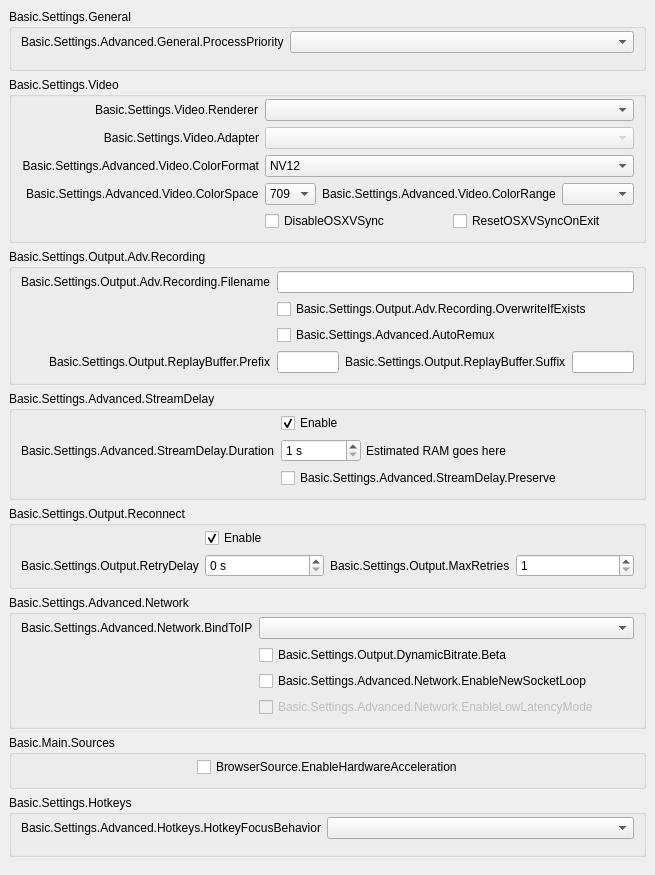
           <widget class="QWidget" name="scrollAreaWidgetContents">
            <property name="geometry">
             <rect>
              <x>0</x>
              <y>0</y>
              <width>596</width>
              <height>781</height>
             </rect>
            </property>
            <layout class="QVBoxLayout" name="verticalLayout_23">
             <property name="leftMargin">
              <number>0</number>
             </property>
             <property name="topMargin">
              <number>0</number>
             </property>
             <property name="rightMargin">
              <number>0</number>
             </property>
             <property name="bottomMargin">
              <number>9</number>
             </property>
             <item>
              <widget class="QWidget" name="widget_11" native="true">
               <layout class="QVBoxLayout" name="verticalLayout_24">
                <item>
                 <widget class="QGroupBox" name="advancedGeneralGroupBox">
                  <property name="title">
                   <string>Basic.Settings.General</string>
                  </property>
                  <layout class="QFormLayout" name="formLayout_22">
                   <property name="fieldGrowthPolicy">
                    <enum>QFormLayout::AllNonFixedFieldsGrow</enum>
                   </property>
                   <property name="labelAlignment">
                    <set>Qt::AlignRight|Qt::AlignTrailing|Qt::AlignVCenter</set>
                   </property>
                   <property name="topMargin">
                    <number>2</number>
                   </property>
                   <item row="0" column="0">
                    <widget class="QLabel" name="processPriorityLabel">
                     <property name="text">
                      <string>Basic.Settings.Advanced.General.ProcessPriority</string>
                     </property>
                     <property name="buddy">
                      <cstring>processPriority</cstring>
                     </property>
                    </widget>
                   </item>
                   <item row="0" column="1">
                    <widget class="QComboBox" name="processPriority"/>
                   </item>
                   <item row="1" column="0">
                    <spacer name="horizontalSpacer_13">
                     <property name="orientation">
                      <enum>Qt::Horizontal</enum>
                     </property>
                     <property name="sizeHint" stdset="0">
                      <size>
                       <width>170</width>
                       <height>0</height>
                      </size>
                     </property>
                    </spacer>
                   </item>
                  </layout>
                 </widget>
                </item>
                <item>
                 <widget class="QGroupBox" name="advancedVideoContainer">
                  <property name="title">
                   <string>Basic.Settings.Video</string>
                  </property>
                  <layout class="QFormLayout" name="formLayout_14">
                   <property name="fieldGrowthPolicy">
                    <enum>QFormLayout::AllNonFixedFieldsGrow</enum>
                   </property>
                   <property name="labelAlignment">
                    <set>Qt::AlignRight|Qt::AlignTrailing|Qt::AlignVCenter</set>
                   </property>
                   <property name="topMargin">
                    <number>2</number>
                   </property>
                   <item row="0" column="0">
                    <widget class="QLabel" name="rendererLabel">
                     <property name="text">
                      <string>Basic.Settings.Video.Renderer</string>
                     </property>
                     <property name="buddy">
                      <cstring>renderer</cstring>
                     </property>
                    </widget>
                   </item>
                   <item row="0" column="1">
                    <widget class="QComboBox" name="renderer">
                     <property name="currentText">
                      <string notr="true"/>
                     </property>
                    </widget>
                   </item>
                   <item row="1" column="0">
                    <widget class="QLabel" name="adapterLabel">
                     <property name="text">
                      <string>Basic.Settings.Video.Adapter</string>
                     </property>
                     <property name="alignment">
                      <set>Qt::AlignRight|Qt::AlignTrailing|Qt::AlignVCenter</set>
                     </property>
                     <property name="buddy">
                      <cstring>adapter</cstring>
                     </property>
                    </widget>
                   </item>
                   <item row="1" column="1">
                    <widget class="QComboBox" name="adapter">
                     <property name="enabled">
                      <bool>false</bool>
                     </property>
                     <property name="currentText">
                      <string notr="true"/>
                     </property>
                    </widget>
                   </item>
                   <item row="2" column="0">
                    <widget class="QLabel" name="label_30">
                     <property name="minimumSize">
                      <size>
                       <width>0</width>
                       <height>0</height>
                      </size>
                     </property>
                     <property name="text">
                      <string>Basic.Settings.Advanced.Video.ColorFormat</string>
                     </property>
                     <property name="alignment">
                      <set>Qt::AlignRight|Qt::AlignTrailing|Qt::AlignVCenter</set>
                     </property>
                     <property name="buddy">
                      <cstring>colorFormat</cstring>
                     </property>
                    </widget>
                   </item>
                   <item row="2" column="1">
                    <widget class="QComboBox" name="colorFormat">
                     <item>
                      <property name="text">
                       <string notr="true">NV12</string>
                      </property>
                     </item>
                     <item>
                      <property name="text">
                       <string notr="true">I420</string>
                      </property>
                     </item>
                     <item>
                      <property name="text">
                       <string>I444</string>
                      </property>
                     </item>
                     <item>
                      <property name="text">
                       <string notr="true">RGB</string>
                      </property>
                     </item>
                    </widget>
                   </item>
                   <item row="4" column="1">
                    <layout class="QHBoxLayout" name="horizontalLayout_18">
                     <property name="leftMargin">
                      <number>0</number>
                     </property>
                     <property name="topMargin">
                      <number>0</number>
                     </property>
                     <property name="rightMargin">
                      <number>0</number>
                     </property>
                     <property name="bottomMargin">
                      <number>0</number>
                     </property>
                     <item>
                      <widget class="QCheckBox" name="disableOSXVSync">
                       <property name="text">
                        <string>DisableOSXVSync</string>
                       </property>
                      </widget>
                     </item>
                     <item>
                      <widget class="QCheckBox" name="resetOSXVSync">
                       <property name="text">
                        <string>ResetOSXVSyncOnExit</string>
                       </property>
                      </widget>
                     </item>
                    </layout>
                   </item>
                   <item row="3" column="1">
                    <layout class="QHBoxLayout" name="horizontalLayout_20">
                     <property name="leftMargin">
                      <number>0</number>
                     </property>
                     <property name="topMargin">
                      <number>0</number>
                     </property>
                     <property name="rightMargin">
                      <number>0</number>
                     </property>
                     <property name="bottomMargin">
                      <number>0</number>
                     </property>
                     <item>
                      <widget class="QComboBox" name="colorSpace">
                       <item>
                        <property name="text">
                         <string notr="true">709</string>
                        </property>
                       </item>
                       <item>
                        <property name="text">
                         <string notr="true">601</string>
                        </property>
                       </item>
                      </widget>
                     </item>
                     <item>
                      <widget class="QLabel" name="label_34">
                       <property name="sizePolicy">
                        <sizepolicy hsizetype="Maximum" vsizetype="Preferred">
                         <horstretch>0</horstretch>
                         <verstretch>0</verstretch>
                        </sizepolicy>
                       </property>
                       <property name="text">
                        <string>Basic.Settings.Advanced.Video.ColorRange</string>
                       </property>
                       <property name="buddy">
                        <cstring>colorRange</cstring>
                       </property>
                      </widget>
                     </item>
                     <item>
                      <widget class="QComboBox" name="colorRange"/>
                     </item>
                    </layout>
                   </item>
                   <item row="3" column="0">
                    <widget class="QLabel" name="label_33">
                     <property name="text">
                      <string>Basic.Settings.Advanced.Video.ColorSpace</string>
                     </property>
                     <property name="buddy">
                      <cstring>colorSpace</cstring>
                     </property>
                    </widget>
                   </item>
                   <item row="4" column="0">
                    <spacer name="horizontalSpacer_12">
                     <property name="orientation">
                      <enum>Qt::Horizontal</enum>
                     </property>
                     <property name="sizeHint" stdset="0">
                      <size>
                       <width>170</width>
                       <height>20</height>
                      </size>
                     </property>
                    </spacer>
                   </item>
                  </layout>
                 </widget>
                </item>
                <item>
                 <widget class="QGroupBox" name="groupBox_6">
                  <property name="title">
                   <string>Basic.Settings.Output.Adv.Recording</string>
                  </property>
                  <layout class="QFormLayout" name="formLayout_17">
                   <property name="fieldGrowthPolicy">
                    <enum>QFormLayout::AllNonFixedFieldsGrow</enum>
                   </property>
                   <property name="labelAlignment">
                    <set>Qt::AlignRight|Qt::AlignTrailing|Qt::AlignVCenter</set>
                   </property>
                   <property name="topMargin">
                    <number>2</number>
                   </property>
                   <item row="0" column="0">
                    <widget class="QLabel" name="label_7">
                     <property name="text">
                      <string>Basic.Settings.Output.Adv.Recording.Filename</string>
                     </property>
                     <property name="buddy">
                      <cstring>filenameFormatting</cstring>
                     </property>
                    </widget>
                   </item>
                   <item row="0" column="1">
                    <widget class="QLineEdit" name="filenameFormatting"/>
                   </item>
                   <item row="1" column="1">
                    <widget class="QCheckBox" name="overwriteIfExists">
                     <property name="text">
                      <string>Basic.Settings.Output.Adv.Recording.OverwriteIfExists</string>
                     </property>
                    </widget>
                   </item>
                   <item row="3" column="1">
                    <layout class="QHBoxLayout" name="horizontalLayout_14">
                     <property name="leftMargin">
                      <number>0</number>
                     </property>
                     <property name="topMargin">
                      <number>0</number>
                     </property>
                     <property name="rightMargin">
                      <number>0</number>
                     </property>
                     <property name="bottomMargin">
                      <number>0</number>
                     </property>
                     <item>
                      <widget class="QLineEdit" name="simpleRBPrefix"/>
                     </item>
                     <item>
                      <widget class="QLabel" name="label_58">
                       <property name="text">
                        <string>Basic.Settings.Output.ReplayBuffer.Suffix</string>
                       </property>
                       <property name="buddy">
                        <cstring>simpleRBSuffix</cstring>
                       </property>
                      </widget>
                     </item>
                     <item>
                      <widget class="QLineEdit" name="simpleRBSuffix"/>
                     </item>
                    </layout>
                   </item>
                   <item row="3" column="0">
                    <widget class="QLabel" name="label_57">
                     <property name="text">
                      <string>Basic.Settings.Output.ReplayBuffer.Prefix</string>
                     </property>
                     <property name="buddy">
                      <cstring>simpleRBPrefix</cstring>
                     </property>
                    </widget>
                   </item>
                   <item row="1" column="0">
                    <spacer name="horizontalSpacer_10">
                     <property name="orientation">
                      <enum>Qt::Horizontal</enum>
                     </property>
                     <property name="sizeHint" stdset="0">
                      <size>
                       <width>170</width>
                       <height>20</height>
                      </size>
                     </property>
                    </spacer>
                   </item>
                   <item row="2" column="1">
                    <widget class="QCheckBox" name="autoRemux">
                     <property name="text">
                      <string>Basic.Settings.Advanced.AutoRemux</string>
                     </property>
                    </widget>
                   </item>
                   <item row="2" column="0">
                    <spacer name="horizontalSpacer_16">
                     <property name="orientation">
                      <enum>Qt::Horizontal</enum>
                     </property>
                     <property name="sizeHint" stdset="0">
                      <size>
                       <width>40</width>
                       <height>20</height>
                      </size>
                     </property>
                    </spacer>
                   </item>
                  </layout>
                 </widget>
                </item>
                <item>
                 <widget class="QGroupBox" name="groupBox_5">
                  <property name="title">
                   <string>Basic.Settings.Advanced.StreamDelay</string>
                  </property>
                  <layout class="QFormLayout" name="formLayout_18">
                   <property name="fieldGrowthPolicy">
                    <enum>QFormLayout::AllNonFixedFieldsGrow</enum>
                   </property>
                   <property name="labelAlignment">
                    <set>Qt::AlignRight|Qt::AlignTrailing|Qt::AlignVCenter</set>
                   </property>
                   <property name="topMargin">
                    <number>2</number>
                   </property>
                   <item row="1" column="0">
                    <widget class="QLabel" name="label_56">
                     <property name="text">
                      <string>Basic.Settings.Advanced.StreamDelay.Duration</string>
                     </property>
                     <property name="buddy">
                      <cstring>streamDelaySec</cstring>
                     </property>
                    </widget>
                   </item>
                   <item row="1" column="1">
                    <widget class="QWidget" name="widget_12" native="true">
                     <property name="enabled">
                      <bool>true</bool>
                     </property>
                     <layout class="QHBoxLayout" name="horizontalLayout_13">
                      <property name="spacing">
                       <number>5</number>
                      </property>
                      <property name="leftMargin">
                       <number>0</number>
                      </property>
                      <property name="topMargin">
                       <number>0</number>
                      </property>
                      <property name="rightMargin">
                       <number>0</number>
                      </property>
                      <property name="bottomMargin">
                       <number>0</number>
                      </property>
                      <item>
                       <widget class="QSpinBox" name="streamDelaySec">
                        <property name="enabled">
                         <bool>true</bool>
                        </property>
                        <property name="sizePolicy">
                         <sizepolicy hsizetype="Maximum" vsizetype="Fixed">
                          <horstretch>0</horstretch>
                          <verstretch>0</verstretch>
                         </sizepolicy>
                        </property>
                        <property name="minimumSize">
                         <size>
                          <width>80</width>
                          <height>0</height>
                         </size>
                        </property>
                        <property name="suffix">
                         <string notr="true"> s</string>
                        </property>
                        <property name="minimum">
                         <number>1</number>
                        </property>
                        <property name="maximum">
                         <number>1800</number>
                        </property>
                       </widget>
                      </item>
                      <item>
                       <widget class="QLabel" name="streamDelayInfo">
                        <property name="text">
                         <string notr="true">Estimated RAM goes here</string>
                        </property>
                       </widget>
                      </item>
                     </layout>
                    </widget>
                   </item>
                   <item row="2" column="1">
                    <widget class="QCheckBox" name="streamDelayPreserve">
                     <property name="text">
                      <string>Basic.Settings.Advanced.StreamDelay.Preserve</string>
                     </property>
                    </widget>
                   </item>
                   <item row="0" column="1">
                    <widget class="QCheckBox" name="streamDelayEnable">
                     <property name="text">
                      <string>Enable</string>
                     </property>
                     <property name="checked">
                      <bool>true</bool>
                     </property>
                    </widget>
                   </item>
                   <item row="2" column="0">
                    <spacer name="horizontalSpacer_9">
                     <property name="orientation">
                      <enum>Qt::Horizontal</enum>
                     </property>
                     <property name="sizeHint" stdset="0">
                      <size>
                       <width>170</width>
                       <height>20</height>
                      </size>
                     </property>
                    </spacer>
                   </item>
                  </layout>
                 </widget>
                </item>
                <item>
                 <widget class="QGroupBox" name="groupBox_7">
                  <property name="title">
                   <string>Basic.Settings.Output.Reconnect</string>
                  </property>
                  <layout class="QFormLayout" name="formLayout_19">
                   <property name="fieldGrowthPolicy">
                    <enum>QFormLayout::AllNonFixedFieldsGrow</enum>
                   </property>
                   <property name="labelAlignment">
                    <set>Qt::AlignRight|Qt::AlignTrailing|Qt::AlignVCenter</set>
                   </property>
                   <property name="topMargin">
                    <number>2</number>
                   </property>
                   <item row="0" column="1">
                    <widget class="QCheckBox" name="reconnectEnable">
                     <property name="text">
                      <string>Enable</string>
                     </property>
                     <property name="checked">
                      <bool>true</bool>
                     </property>
                    </widget>
                   </item>
                   <item row="1" column="1">
                    <layout class="QHBoxLayout" name="horizontalLayout_19">
                     <property name="leftMargin">
                      <number>0</number>
                     </property>
                     <property name="topMargin">
                      <number>0</number>
                     </property>
                     <property name="rightMargin">
                      <number>0</number>
                     </property>
                     <property name="bottomMargin">
                      <number>0</number>
                     </property>
                     <item>
                      <widget class="QSpinBox" name="reconnectRetryDelay">
                       <property name="suffix">
                        <string> s</string>
                       </property>
                       <property name="maximum">
                        <number>30</number>
                       </property>
                      </widget>
                     </item>
                     <item>
                      <widget class="QLabel" name="label_22">
                       <property name="sizePolicy">
                        <sizepolicy hsizetype="Maximum" vsizetype="Preferred">
                         <horstretch>0</horstretch>
                         <verstretch>0</verstretch>
                        </sizepolicy>
                       </property>
                       <property name="text">
                        <string>Basic.Settings.Output.MaxRetries</string>
                       </property>
                       <property name="buddy">
                        <cstring>reconnectMaxRetries</cstring>
                       </property>
                      </widget>
                     </item>
                     <item>
                      <widget class="QSpinBox" name="reconnectMaxRetries">
                       <property name="minimum">
                        <number>1</number>
                       </property>
                       <property name="maximum">
                        <number>10000</number>
                       </property>
                      </widget>
                     </item>
                    </layout>
                   </item>
                   <item row="1" column="0">
                    <widget class="QLabel" name="label_17">
                     <property name="text">
                      <string>Basic.Settings.Output.RetryDelay</string>
                     </property>
                     <property name="buddy">
                      <cstring>reconnectRetryDelay</cstring>
                     </property>
                    </widget>
                   </item>
                   <item row="0" column="0">
                    <spacer name="horizontalSpacer_8">
                     <property name="orientation">
                      <enum>Qt::Horizontal</enum>
                     </property>
                     <property name="sizeHint" stdset="0">
                      <size>
                       <width>170</width>
                       <height>20</height>
                      </size>
                     </property>
                    </spacer>
                   </item>
                  </layout>
                 </widget>
                </item>
                <item>
                 <widget class="QGroupBox" name="advNetworkGroupBox">
                  <property name="title">
                   <string>Basic.Settings.Advanced.Network</string>
                  </property>
                  <layout class="QFormLayout" name="formLayout_23">
                   <property name="fieldGrowthPolicy">
                    <enum>QFormLayout::AllNonFixedFieldsGrow</enum>
                   </property>
                   <property name="labelAlignment">
                    <set>Qt::AlignRight|Qt::AlignTrailing|Qt::AlignVCenter</set>
                   </property>
                   <property name="topMargin">
                    <number>2</number>
                   </property>
                   <item row="0" column="0">
                    <widget class="QLabel" name="label_27">
                     <property name="text">
                      <string>Basic.Settings.Advanced.Network.BindToIP</string>
                     </property>
                     <property name="buddy">
                      <cstring>bindToIP</cstring>
                     </property>
                    </widget>
                   </item>
                   <item row="0" column="1">
                    <widget class="QComboBox" name="bindToIP"/>
                   </item>
                   <item row="2" column="1">
                    <widget class="QCheckBox" name="enableNewSocketLoop">
                     <property name="text">
                      <string>Basic.Settings.Advanced.Network.EnableNewSocketLoop</string>
                     </property>
                    </widget>
                   </item>
                   <item row="3" column="1">
                    <widget class="QCheckBox" name="enableLowLatencyMode">
                     <property name="enabled">
                      <bool>false</bool>
                     </property>
                     <property name="text">
                      <string>Basic.Settings.Advanced.Network.EnableLowLatencyMode</string>
                     </property>
                    </widget>
                   </item>
                   <item row="2" column="0">
                    <spacer name="horizontalSpacer_7">
                     <property name="orientation">
                      <enum>Qt::Horizontal</enum>
                     </property>
                     <property name="sizeHint" stdset="0">
                      <size>
                       <width>170</width>
                       <height>1</height>
                      </size>
                     </property>
                    </spacer>
                   </item>
                   <item row="1" column="1">
                    <widget class="QCheckBox" name="dynBitrate">
                     <property name="toolTip">
                      <string>Basic.Settings.Output.DynamicBitrate.TT</string>
                     </property>
                     <property name="text">
                      <string>Basic.Settings.Output.DynamicBitrate.Beta</string>
                     </property>
                    </widget>
                   </item>
                  </layout>
                 </widget>
                </item>
                <item>
                 <widget class="QGroupBox" name="sourcesGroup">
                  <property name="title">
                   <string>Basic.Main.Sources</string>
                  </property>
                  <layout class="QFormLayout" name="formLayout_34">
                   <property name="topMargin">
                    <number>2</number>
                   </property>
                   <item row="0" column="0">
                    <spacer name="horizontalSpacer_15">
                     <property name="orientation">
                      <enum>Qt::Horizontal</enum>
                     </property>
                     <property name="sizeHint" stdset="0">
                      <size>
                       <width>170</width>
                       <height>20</height>
                      </size>
                     </property>
                    </spacer>
                   </item>
                   <item row="0" column="1">
                    <widget class="QCheckBox" name="browserHWAccel">
                     <property name="text">
                      <string>BrowserSource.EnableHardwareAcceleration</string>
                     </property>
                    </widget>
                   </item>
                  </layout>
                 </widget>
                </item>
                <item>
                 <widget class="QGroupBox" name="groupBox_17">
                  <property name="title">
                   <string>Basic.Settings.Hotkeys</string>
                  </property>
                  <layout class="QFormLayout" name="formLayout_33">
                   <property name="labelAlignment">
                    <set>Qt::AlignRight|Qt::AlignTrailing|Qt::AlignVCenter</set>
                   </property>
                   <property name="topMargin">
                    <number>2</number>
                   </property>
                   <item row="0" column="0">
                    <widget class="QLabel" name="label_21">
                     <property name="text">
                      <string>Basic.Settings.Advanced.Hotkeys.HotkeyFocusBehavior</string>
                     </property>
                    </widget>
                   </item>
                   <item row="0" column="1">
                    <widget class="QComboBox" name="hotkeyFocusType"/>
                   </item>
                   <item row="1" column="0">
                    <spacer name="horizontalSpacer_14">
                     <property name="orientation">
                      <enum>Qt::Horizontal</enum>
                     </property>
                     <property name="sizeHint" stdset="0">
                      <size>
                       <width>170</width>
                       <height>0</height>
                      </size>
                     </property>
                    </spacer>
                   </item>
                  </layout>
                 </widget>
                </item>
               </layout>
              </widget>
             </item>
            </layout>
           </widget>
